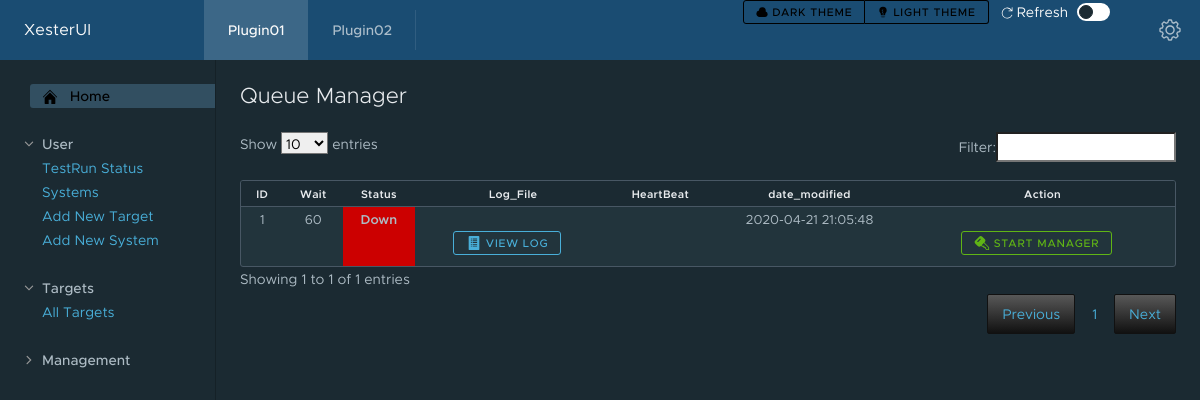
The app's page /UI/queue_manager.php with its own data.
### tables this page shows
CREATE TABLE QUEUE_MANAGER (
  ID int(11) NOT NULL AUTO_INCREMENT,
  STATUS_ID int(11) NOT NULL,
  Wait int(11) NOT NULL,
  Log_File varchar(255),
  Heartbeat varchar(255),
  PRIMARY KEY (ID),
  FOREIGN KEY(STATUS_ID) REFERENCES STATUS(ID),
  date_modified TIMESTAMP NOT NULL DEFAULT CURRENT_TIMESTAMP ON UPDATE CURRENT_TIMESTAMP
);

CREATE TABLE STATUS (
  ID int(11) NOT NULL AUTO_INCREMENT,
  Status varchar(50) NOT NULL,
  HtmlColor varchar(10) Not NULL,
  HTML_Description varchar(20) Not NULL,
  PRIMARY KEY (ID),
  UNIQUE (Status),
  date_modified TIMESTAMP NOT NULL DEFAULT CURRENT_TIMESTAMP ON UPDATE CURRENT_TIMESTAMP
);

### UI/queue_manager.php (the view, shortened to what this page needs)
<!DOCTYPE html>
<html lang="en">
<?php
	require_once 'components/header.php';
?>
<?php
	if (!empty($_GET['new_status_id'])) {
		$new_status_id=$_GET['new_status_id'];
		include 'components/database.php';
		$sql = "UPDATE queue_manager SET Status_ID = $new_status_id";
		$pdo = Database::connect();
		$pdo->query($sql);
		header("Refresh:0 url=queue_manager.php");
	} else {
?>
	<div class="content-area">
<h3>Queue Manager</h3></br>
				<div class="row">
					<table id="example" class="table table-compact">
						<thead>
							<tr>
							<th>ID</th>
							<th>Wait</th>
							<th>Status</th>
							<th>Log_File</th>
							<th>HeartBeat</th>
							<th>date_modified</th>
							<th>Action</th>
							</tr>
						</thead>
						<tbody>
							<?php
							$pdo = Database::connect();
							$sql = 'select qm.ID, '
										. 'qm.Status_ID, '
										. 'qm.Wait, '
										. 'qm.Log_File as Qman_Log, '
										. 'qm.Heartbeat, '
										. 'qm.date_modified, '
										. 's.HtmlColor, '
										. 's.Status '
									. 'from QUEUE_MANAGER qm '
									. 'join STATUS s on qm.Status_ID=s.ID ';
							foreach ($pdo->query($sql) as $row) {
								echo '<tr>';
								echo '<td>'. $row['ID'] . '</td>';
								echo '<td>'. $row['Wait'] . '</td>';
								echo '<td style=background-color:'. $row['HtmlColor'] . '><b>'. $row['Status'] . '</b></td>';
								echo '<td><form action="viewlog.php" method="get"><input type="hidden" name="Log_File" value='.$row['Qman_Log'].'><button class="btn btn-info btn-sm"><clr-icon class="is-solid" size="16" shape="list"></clr-icon> View Log</button></form></td>';
								echo '<td>'. $row['Heartbeat'] . '</td>';
								echo '<td>'. $row['date_modified'] . '</td>';
								if ($row['Status_ID'] == 1) {
									echo '<td><form action="queue_manager.php" method="get"><input type="hidden" name="new_status_id" value="3"><button class="btn btn-success-outline btn-sm"><clr-icon class="is-solid" shape="key" size="16"></clr-icon> Start Manager</button></form></td>';
								} elseif ($row['Status_ID'] == 2) {
									echo '<td><form action="queue_manager.php" method="get"><input type="hidden" name="new_status_id" value="4"><button class="btn btn-danger-outline btn-sm"><clr-icon class="is-solid" shape="stop" size="16"></clr-icon><b> Stop Manager</b></button></form></td>';
								} elseif ($row['Status_ID'] == 3) {
									echo '<td><form action="queue_manager.php" method="get"><button class="btn btn-info btn-sm"><clr-icon class="is-solid" shape="refresh" size="16"></clr-icon> Refresh</button></form></td>';
								}else {
									echo '<td><form action="queue_manager.php" method="get"><button class="btn btn-info btn-sm"><clr-icon class="is-solid" shape="refresh" size="16"></clr-icon> Refresh</button></form></td>';
								}
								echo '</tr>';
							}
							?>
						</tbody>
					</table>
		</div>
	</div>
    <nav class="sidenav">
	</nav>
</div>
</body>
<?php
	}
?>
</html>

### records on screen
queue_manager: ID "1", Wait "60", STATUS_ID.Status "Down", date_modified "2020-04-21 21:05:48", shows "START MANAGER"
